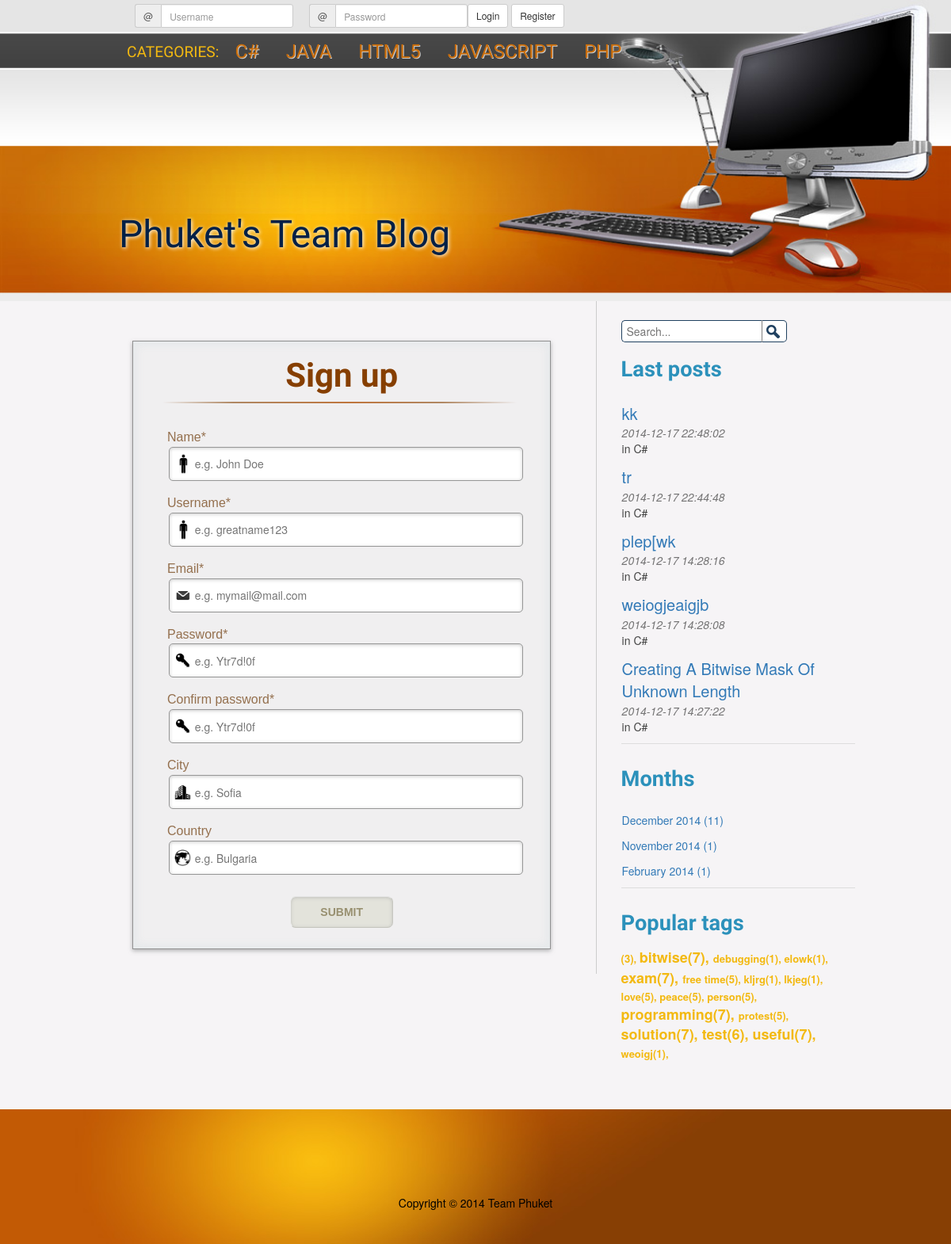
/register.php, run on the app's committed database.
### tables this page shows
CREATE TABLE IF NOT EXISTS `categories` (
  `id` int(2) NOT NULL,
  `name` varchar(50) NOT NULL
);

CREATE TABLE IF NOT EXISTS `posts` (
  `id` int(5) NOT NULL,
  `date` datetime NOT NULL DEFAULT CURRENT_TIMESTAMP,
  `title` varchar(500) NOT NULL,
  `text` text NOT NULL,
  `user_id` int(5) NOT NULL,
  `category` int(50) NOT NULL
);

### lastposts.php (the view)
<div class="post-lists">
    <form action="viewSearch.php" method="GET">
        <input type="search" name="search" id="search-input" placeholder="Search..."/>
        <input type="submit" class="search-button" value=""/>
    </form>
    <h2>Last posts</h2>
    <ul class="nav nav-tabs">
        <?php
        require 'config.php';
        $lastPostsQuery = "SELECT * FROM posts ORDER BY date DESC LIMIT 0, 5";
        $arr = $con->query($lastPostsQuery);
        while($row = mysqli_fetch_assoc($arr)){
            $title = $row['title'];
            $date = $row['date'];
            $id = $row['id'];
            $cat = $row['category'];
            $category = $con->query("SELECT name FROM categories WHERE id = $cat")->fetch_all()[0][0];
            ?>
            <li><a href="view.php?query=post&id=<?php echo $id ?>">
                    <span class="title"><?php echo $title?></span><br>
                    <span class="date"><?php echo $date?></span> <br>
                    <span class="category">in <?php echo $category?></span>
                </a>
            </li>
        <?php } ?>
    </ul>
</div>

### header.php (shortened to what this page needs)
<?php
require 'config.php';
?>
<!DOCTYPE html>
<html>
<head lang="en">
    <link rel="stylesheet" href="css/resetter.css">
    <link rel="stylesheet" href="https://maxcdn.bootstrapcdn.com/bootstrap/3.3.1/css/bootstrap.min.css">
    <link rel="stylesheet" href="css/signup.css">
    <link rel="stylesheet" href="css/style.css">
</head>
<body>
<header>
    <?php
    if (isset($_SESSION['loggedUser'])):
        $userID = $_SESSION['loggedUserID'];
        $query = "SELECT * FROM `users` WHERE id = '$userID'";
        $arrUser = $con->query($query);
        while ($row = mysqli_fetch_assoc($arrUser)){
            $type = $row['type_account'];
        }
        ?>
        <div class="login"><span>Hello, <?php echo $_SESSION['loggedUserName'] ?></span>
            <a href="php/logout.php">
                <button type="button" class="btn btn-default btn-sm ">Logout</button>
            </a>
        <?php
        if ($type == 'admin'):?>
            <a href="writepost.php">
                <button type="button" class="btn btn-default btn-sm ">Write post</button>
            </a>
            </div>
        <?php endif ?>
    <?php
    else :
        ?>
        <form method="post" action="php/login.php">
            <div class="login">
                <div class="input-group input-group-sm loginFields">
                    <span class="input-group-addon">@</span>
                    <input type="text" class="form-control" name="user" placeholder="Username" required="required" pattern="[\w]{3,}" title="At least 3 letters or underscores!">
                </div>
                <div class="input-group input-group-sm loginFields">
                    <span class="input-group-addon">@</span>
                    <input type="password" name="password" class="form-control" placeholder="Password" required="required" pattern=".{4,}" title="At least 4 symbols!">
                </div>
                <button type="submit" name="submit" class="btn btn-default btn-sm ">Login</button>
                <a href="register.php">
                    <button type="button" class="btn btn-default btn-sm ">Register</button>
                </a>
            </div>
        </form>
    <?php endif; ?>
    <nav><p>CATEGORIES:</p>
        <div class="menu">
            <ul>
                <?php
                $sql = "SELECT * FROM categories";
                $result = mysqli_query($con, $sql);
                while($categories = mysqli_fetch_row($result)):
                    ?>
                    <li><a href="view.php?query=category&cat=<?php echo $categories[0] ?>"><?php echo $categories[1] ?></a></li>
                    <?php
                endwhile;
                ?>
            </ul>
        </div>
    </nav>
    <p class="logo"><a href="index.php">Phuket's Team Blog</a></p>
</header>

### css/style.css (style rules this page uses)
html { margin: 0; padding: 0; font-size: 16px; }
body { padding: 0; background-color: #f6f4f6; }
header { width:100%; height: 380px; margin: 0 auto; background-image: url("../images/header_bg.jpg"); background-size: 100% 100%; background-repeat: no-repeat; overflow: auto; }
.logo { margin:180px 0 0 150px; font-size: 3rem; text-shadow: #fff 1px 1px 5px; font-family: 'Gloria Hallelujah', cursive; }
.logo a { color:#022046; text-decoration: none; font-size: 3rem; font-family: 'Gloria Hallelujah', cursive; }
nav { margin: 15px 0 0 150px; }
nav p { color: #f3b911; font-size: 1.2rem; font-family: 'Passion One', cursive; float: left; margin: 4px 0 0 10px; }
nav ul li { list-style-type: none; display: inline; padding: 0 10px 0 10px; margin-left: 10px; }
nav ul li a { text-decoration: none; color: #ca6d09; font-size: 1.5rem; font-family: 'Passion One', cursive; text-shadow: #cccccc 1px 1px; }
aside h2 { font-weight: bold; font-size: 1.7rem; font-family: 'Cuprum', sans-serif; color: #2c91bb; margin-bottom: 15px; }
.post-lists { margin-bottom: 30px; }
.post-lists ul li { line-height: 1.42857143; }
.post-lists ul li a { text-decoration: none; }
.input-group { margin-top: 20px; margin-bottom: 20px; }
.login { margin-left: 150px; margin-top: 5px; height: 28px; }
.loginFields { width: 200px; float: left; margin-left: 20px; margin-bottom: 0; margin-top: 0; }
.nav>li>a { position: relative; padding: 0 0; }
.nav-tabs>li>a { margin-right: 2px; }
#search-input { border: 1px solid #204160; border-right: none; border-bottom-left-radius: 5px; border-top-left-radius: 5px; width: 60%; height: 28px; margin-top: 8%; padding-left: 2%; }
.search-button { float: right; width: 32px; height: 28px; margin-top: 2%; position: absolute; border: 1px solid #204160; border-left: 1px solid gray; border-bottom-right-radius: 5px; border-top-right-radius: 5px; background-image: url("../images/search.png"); }
.post-lists li { float: none; margin: 10px 0; }
.title { font-size: 20px; }
.date { font-style: italic; color: rgba(67, 67, 67, 0.72); }
.category { color: #434343; }

### data on the page
categories: name "C#"
categories: name "JAVA"
categories: name "HTML5"
categories: name "JAVASCRIPT"
categories: name "PHP"
posts: title "kk", date "2014-12-17 22:48:02", category.name "C#"
posts: title "tr", date "2014-12-17 22:44:48", category.name "C#"
posts: title "plep[wk", date "2014-12-17 14:28:16", category.name "C#"
posts: title "weiogjeaigjb", date "2014-12-17 14:28:08", category.name "C#"
posts: title "Creating A Bitwise Mask Of Unknown Length", date "2014-12-17 14:27:22", category.name "C#"

### other printed values
$monthName "December"
$year "2014"
$postCount "11"
$monthName "November"
$postCount "1"
$monthName "February"
$count "3"
$tag[tags] "bitwise"
$count "7"
$tag[tags] "debugging"
$count "1"
$tag[tags] "elowk"
$tag[tags] "exam"
$tag[tags] "free time"
$count "5"
